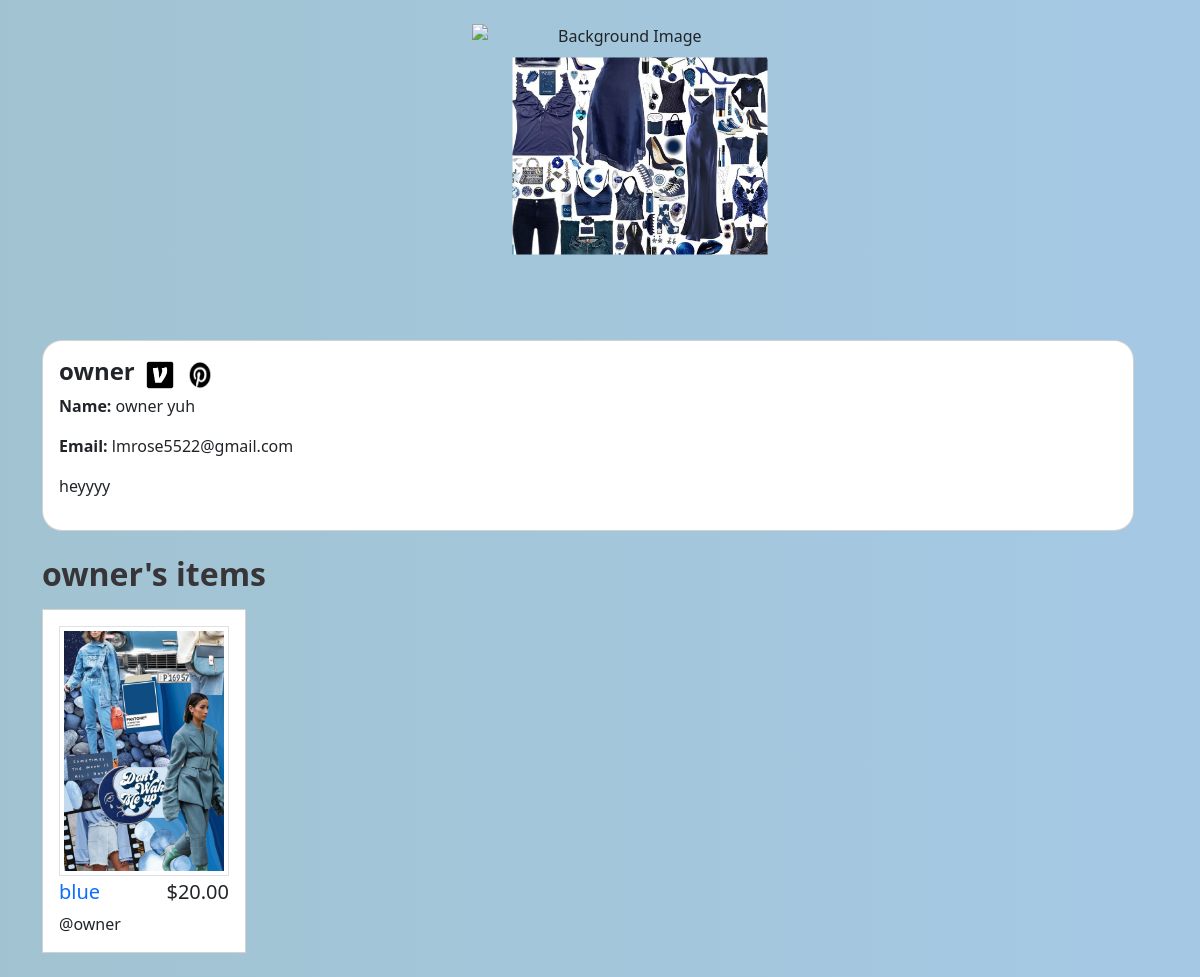
The page /users/1/profile/ on the database as committed earlier.
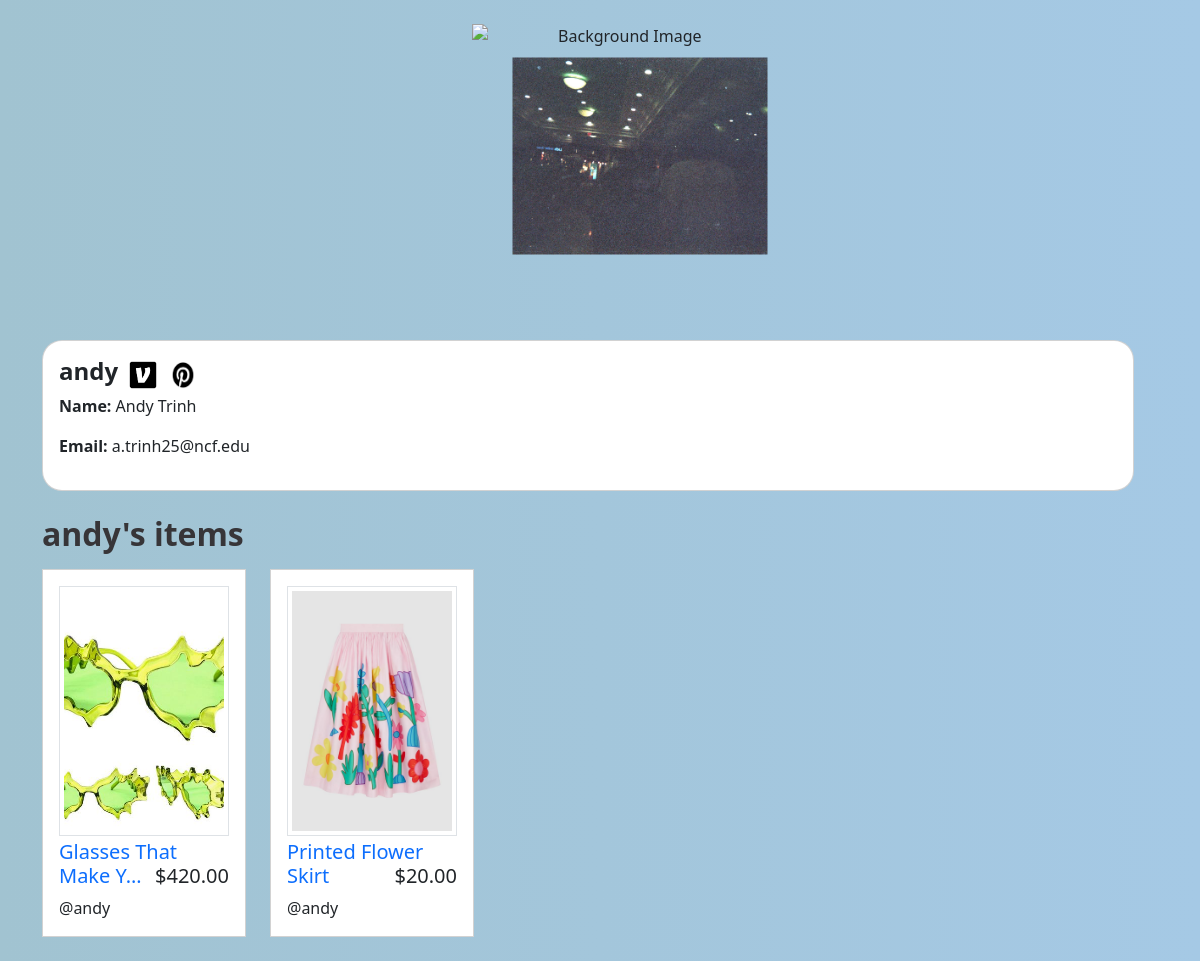
The same page on the database as committed later.
### shopping/models.py (models this page shows, shortened)
class Profile(models.Model):
    user = models.OneToOneField(User, null=True, on_delete=models.CASCADE)
    first_name = models.CharField(max_length=50, null=True, blank=True)
    last_name = models.CharField(max_length=50, null=True, blank=True)
    bio = models.TextField(max_length=50, null=True, blank=True)
    profile_pic = models.ImageField(null=True, blank=True, upload_to='images/userprofiles/')
    pinterest_url = models.CharField(max_length=255, null=True, blank=True)
    venmo_url = models.CharField(max_length=255, null=True, blank=True)

class Item(models.Model):
    image = models.ImageField(max_length=100, upload_to='itemimages/', null=False) #limits file names
    name = models.CharField(max_length=50)
    price = models.DecimalField(max_digits=9, decimal_places=2) #allows listings up to a million dollars...
    description = models.CharField(max_length=250, null=True)
    date_posted = models.DateTimeField(default=timezone.now)
    user = models.ForeignKey(User, null=True, on_delete=models.CASCADE) #foreignkey because a user can have multiple items

### users/views.py (the view, shortened to what this page needs)
# urls.py: path('<int:pk>/profile/', ShowProfilePageView.as_view(), name='show_profile_page'),
class ShowProfilePageView(DetailView): #LAINEY MADE THIS ONE
    model = Profile
    template_name = 'registration/user_profile.html'
    def dispatch(self, request, *args, **kwargs):
        if request.method == 'GET':
            try:
                self.object = self.get_object()
            except Http404:
                return self.handle_profile_not_found(request, *args, **kwargs)
            else:
                return super().dispatch(request, *args, **kwargs)
        else:
            return HttpResponseNotAllowed(['GET'])
    def get_context_data(self, *args, **kwargs):
        context = super().get_context_data(*args, **kwargs)
        user_items = Item.objects.filter(user=self.object.pk).order_by('-date_posted')
        context["pageuser"] = self.object
        context['items'] = user_items
        return context

### users/templates/registration/user_profile.html (shortened to what this page needs)
{% extends 'base.html' %}
{%load static%}
{% load l10n %}
{% block content %}
    <div class="row">
        <div class="col-md-4 center-column">
                <div class="image-container">
                    {% if pageuser.user.profile.profile_pic %}
                        <img src="{{ pageuser.user.profile.profile_pic.url }}" class="profile-image" alt="Profile Picture">
                    {% else %}
                        <img src="{% static 'images/default_user.jpg' %}" class="profile-image" alt="Default Profile Picture">
                    {% endif %}
                  </div>
    </div>
    <div class="row mt-3">
        <div class="col">
            <div class="card" style="border-radius: 20px; overflow: hidden;">
                <div class="card-body">
                    <div class="flex-container">
                        <h4><strong>{{ pageuser.user.username|slice:":15" }}</strong></h4>
                        {% if pageuser.user.profile.venmo_url %}
                            <a href="https://account.venmo.com/u/{{ pageuser.user.profile.venmo_url }}" title="{{ pageuser.user.profile.venmo_url }}" target="_blank"><img src="{% static 'images/venmo.png' %}" alt="Venmo" class="icon-image"></a>
                        {% endif %}
                        {% if pageuser.user.profile.pinterest_url %}
                            <a href="https://www.pinterest.com/{{ pageuser.user.profile.pinterest_url }}/" title="{{ pageuser.user.profile.pinterest_url }}" target="_blank"><img src="{% static 'images/pinterest.png' %}" alt="Pinterest" class="icon-image"></a>
                        {% endif %}
                    </div>
                    <p><strong>Name:</strong> {{ pageuser.user.profile.first_name|default_if_none:"" }} {{ pageuser.user.profile.last_name|default_if_none:"" }}</p>
                    <p><strong>Email:</strong> {{ pageuser.user.email|default:"" }}</p>
                    <p>{{ pageuser.user.profile.bio }}</p>
                </div>
            </div>
        </div>
    </div>
    <div class="itemcards container-fluid mt-4 mb-4">
        <h2 class="mb-3 fw-semibold" style="color:rgb(55, 53, 56);"> {{pageuser.user.username}}'s items </h2>
        <div class="row row-cols-5 row-cols-md-5 row-cols-sm-3 g-4">
          {% for item in items %}
            <div class="col">
              <div class="itemcard card h-100 rounded-0" style="max-width: 18rem;">
                <div class="card-body" title="View {{ item.name }}">
                  <img src="{{ item.image.url }}" class="itemthumbnail img-thumbnail rounded-0 w-80" alt="Image of {{item.name}}">
                  <h5 class="card-title mt-1">
                    <a class="stretched-link" href="{% url 'item' item.id %}" style="text-decoration: none;"> {{ item.name|truncatechars:20 }} </a>
                    {% if item.price > 9999 %}
                    <span class="" style="float:right; font-size: smaller;"> ${{ item.price|localize }}</span>
                    {% else %}
                    <span class="" style="float:right;"> ${{ item.price|localize }}</span>
                    {% endif %}
                  </h5>
                  <p class="card-text"> @{{ item.user }} </p>
                </div>
              </div>
            </div>
          {% endfor %}
        </div>
      </div>
{% endblock %}

### shopping/templates/base.html (shortened to what this page needs)
<!doctype html>
<html lang="en">
  <head>
    {% load static %}
    <link href="https://cdn.jsdelivr.net/npm/bootstrap@5.3.3/dist/css/bootstrap.min.css" rel="stylesheet">
    <link href="{% static 'css/base_colors.css' %}" rel="stylesheet">
  </head>
  {% load static %}
  <body>
<div class="container">
{% block content %}
{% endblock %}
</div>
</body>
</html>

### shopping/static/css/base_colors.css (style rules this page uses)
:root { --bs-primary: #e64398; --bs-secondary: #B39BC8; --bs-success: #A1C3D1; --bs-info: #F0EBF4; --bs-warning: #E64398; }
body { background-color: #abc9f6; }

### shopping/templates/base.html (style rules this page uses)
body { background: linear-gradient(to right, #a1c3d1, #a5c9e5); }

### users/templates/registration/user_profile.html (style rules this page uses)
.image-container { position: relative; width: 300px; height: 300px; overflow: hidden; text-align: center; left: 14%; }
.background-image, .profile-image { position: absolute; top: 50%; left: 50%; transform: translate(-50%, -50%); width: 100%; height: 100%; object-fit: cover; display: inline-block; }
.profile-image { width: 255px; height: 197px; top: 44%; left: 56%; }
.center-column { margin: 0 auto; float: none; text-align: center; }
.icon-image { width: 30px; height: 30px; }
.flex-container { display: flex; align-items: center; justify-content: flex-start; gap: 10px; }
.itemcard { transition: transform 0.3s ease; }
.itemthumbnail { width: 250px; height: 250px; object-fit: cover; }

Rows that differ between the two databases and show on the page:
removed Item: image (picture), name "blue", price "20.00", user "owner"
changed Profile: user.profile.profile_pic: a different picture; user.username "owner" → "andy"; user.profile.first_name "owner" → "Andy"; user.profile.last_name "yuh" → "Trinh"; user.email "lmrose5522@gmail.com" → "a.trinh25@ncf.edu"; user.profile.bio "heyyyy" → (not shown)
added Item: image (picture), name "Glasses That Make Y…", price "420.00", user "andy"
added Item: image (picture), name "Printed Flower Skirt", price "20.00", user "andy"
